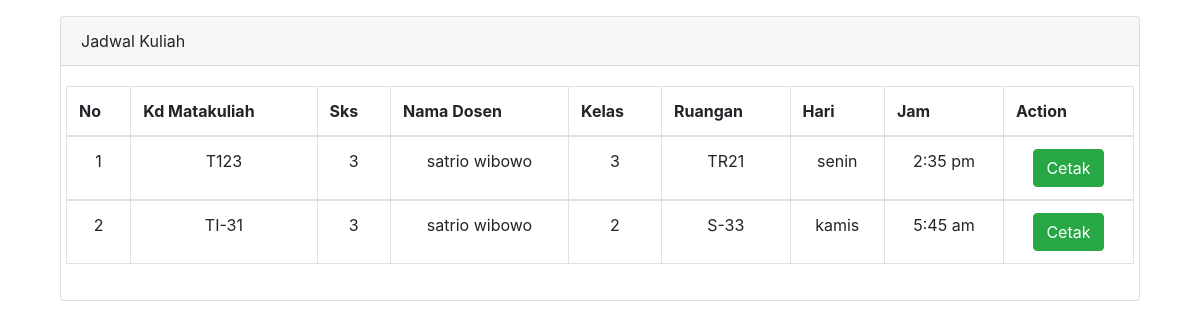
The page /dosen/read.php (signed in) on the database its author committed.
### tables this page shows
CREATE TABLE `matkul` (
  `id_matkul` int(11) NOT NULL,
  `kd_matkul` varchar(9) NOT NULL,
  `nama_matkul` varchar(100) NOT NULL,
  `sks` char(10) NOT NULL,
  `ruangan` char(10) NOT NULL,
  `kelas` char(10) NOT NULL,
  `hari` char(10) NOT NULL,
  `jam` char(10) NOT NULL,
  `semester` int(2) NOT NULL,
  `id_dosen` int(11) DEFAULT NULL
);

CREATE TABLE `dosen` (
  `id_dosen` int(11) NOT NULL,
  `nama` varchar(100) NOT NULL,
  `alamat` text NOT NULL,
  `email` char(32) NOT NULL,
  `username` varchar(100) NOT NULL,
  `password` varchar(255) NOT NULL
);

### dosen/read.php (the view, shortened to what this page needs)
<!DOCTYPE html>
<html lang="en">
<head>
    <link rel="stylesheet" href="../assets/bootstrap/css/bootstrap.min.css">
</head>
<body>
<div class="container mt-3">
  <div class="col-md-12">
    <div class="card">
      <div class="card-header">
        <span class="my-auto">Jadwal Kuliah</span>
      </div>
      <div class="card-body">
        <div class="row justify-content-center align-items-center">
          <table class="table table-bordered">
            <thead>
              <tr>
                <th>No</th>
                <th>Kd Matakuliah</th>
                <th>Sks</th>
                <th>Nama Dosen</th>
                <th>Kelas</th>
                <th>Ruangan</th>
                <th>Hari</th>
                <th>Jam</th>
                <th>Action</th>
              </tr>
            </thead>
            <?php
              include("../config/koneksi.php");
              $no=0;
              $queryJoin = "SELECT kd_matkul,nama_matkul,sks,kelas,ruangan,hari,jam,nama FROM matkul INNER JOIN dosen ON matkul.id_dosen=dosen.id_dosen WHERE username = '" . $_SESSION['username'] . "'";
              $result1 = $koneksi->query($queryJoin);
              while($data1 = mysqli_fetch_row($result1))
              {
                $no++;
            ?>
            <tbody>
              <tr>
                <?php
                echo "<td align=center>$no</td>";
                echo "<td align=center>$data1[0]</td>";
                echo "<td align=center>$data1[2]</td>";
                echo "<td align=center>$data1[7]</td>";
                echo "<td align=center>$data1[3]</td>";
                echo "<td align=center>$data1[4]</td>";
                echo "<td align=center>$data1[5]</td>";
                echo "<td align=center>$data1[6]</td>";
                echo '<td align=center><a href="" class="btn btn-success">Cetak</a></td>
                '
                ?>
              </tr>
            </tbody>
            <?php
              }
            ?>
          </table>
        </div>
      </div>
    </div>
  </div>
</div>
</body>
</html>

### rows shown on the page
matkul: kd_matkul "T123", sks "3", id_dosen.nama "satrio wibowo", kelas "3", ruangan "TR21", hari "senin", jam "2:35 pm"
matkul: kd_matkul "TI-31", sks "3", id_dosen.nama "satrio wibowo", kelas "2", ruangan "S-33", hari "kamis", jam "5:45 am"
